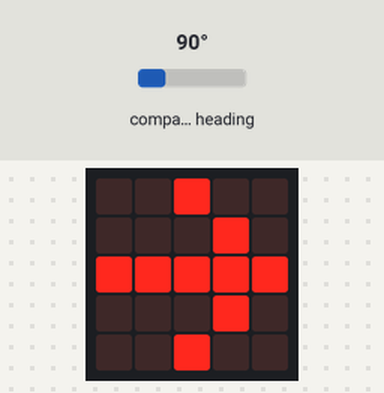
Simulated run of this program. Board: BBC micro:bit (MakeCode). On the bench: the board's 5×5 LED display. The test bench sets the inputs (shaded band); at power-on: compass heading 90°. The compass is already calibrated.

Above: at 2.8 s.
2.9 s: compass heading set to 7°
At 3.5 s:
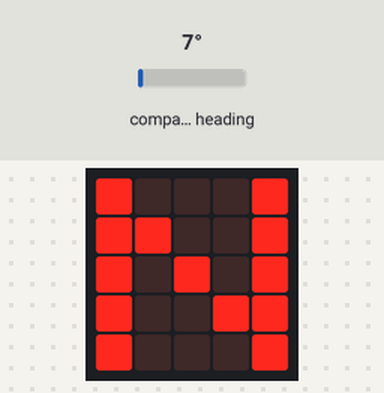
7.2 s: compass heading set to 180°
At 9.0 s:
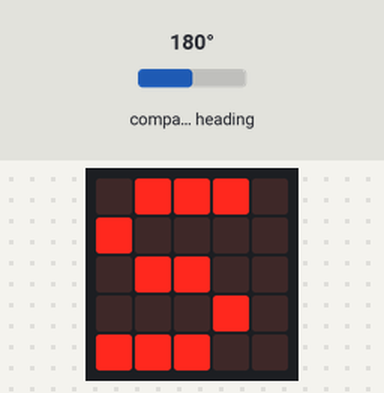
12.0 s: compass heading set to 269°
At 13.1 s:
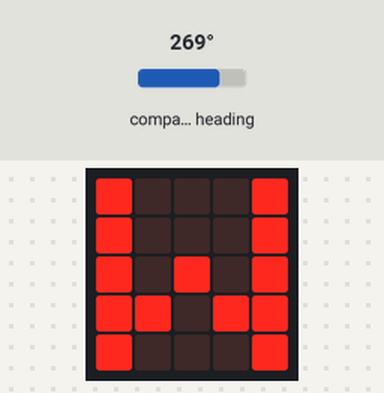
16.8 s: compass heading set to 90°
At 18.6 s:
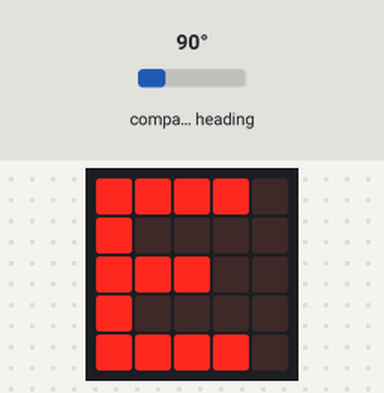
21.6 s: compass heading set to 41°
At 23.4 s:
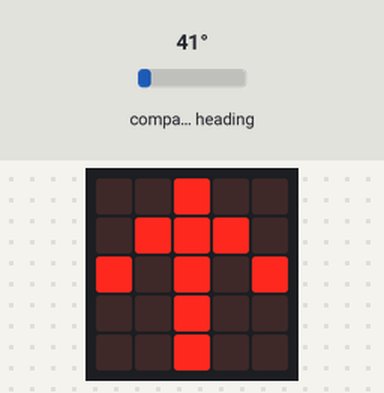
Timing chart, 0 to 24.9 s (numbered marks = the images above; inputs shaded):
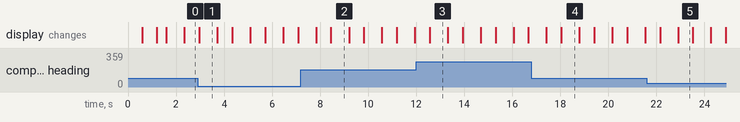

The program:

main.ts
```typescript
let degree = 0
basic.showIcon(IconNames.Heart)
basic.showIcon(IconNames.SmallHeart)
basic.showLeds(`
    . . . . .
    . . . . .
    . . # . .
    . . . . .
    . . . . .
    `)
basic.forever(function () {
    degree = input.compassHeading()
    if (degree < 45) {
        basic.showString("N")
        basic.showArrow(ArrowNames.North)
    } else if (degree < 135) {
        basic.showString("E")
        basic.showArrow(ArrowNames.East)
    } else if (degree < 225) {
        basic.showString("S")
        basic.showArrow(ArrowNames.South)
    } else if (degree < 315) {
        basic.showString("W")
        basic.showArrow(ArrowNames.West)
    }
})
```

test.ts
```typescript
// 테스트는 여기로 이동합니다; 이 패키지가 확장으로 사용될 때 컴파일되지 않을 것 입니다.
```

Measured:
- after the input at 2.9 s, the display: changes after 0.07 s (image 1)
- after the input at 7.2 s, the display: first differs from a run without the input after 1.3 s (image 2)
- after the input at 12.0 s, the display: changes after 0.56 s (image 3)
- after the input at 16.8 s, the display: first differs from a run without the input after 1.2 s (image 4)
- after the input at 21.6 s, the display: first changes after 0.55 s (image 5 shows a later state)
- what the display in image 1 shows lasts 0.7 s, from 3.0 s to 3.7 s
- what the display in image 5 shows lasts 0.6 s, from 22.9 s to 23.5 s
